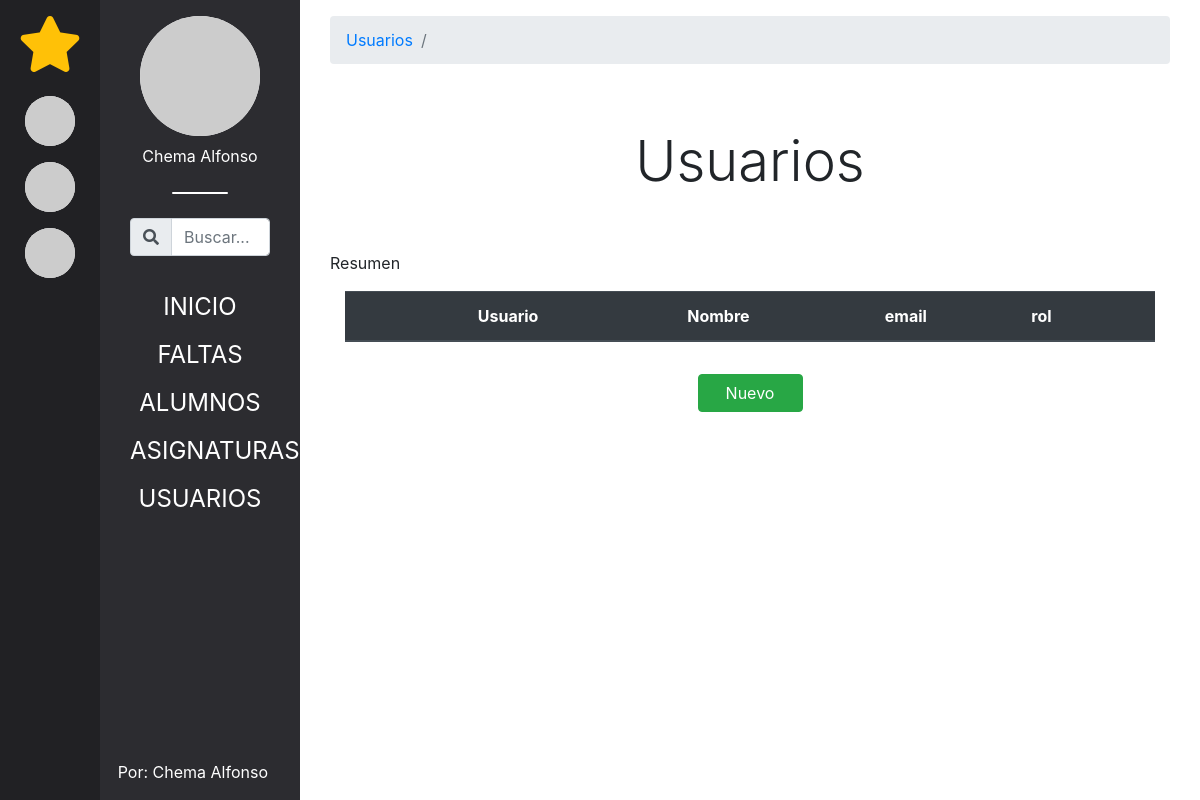
The app's page /?controller=usuario&action=main, older data.
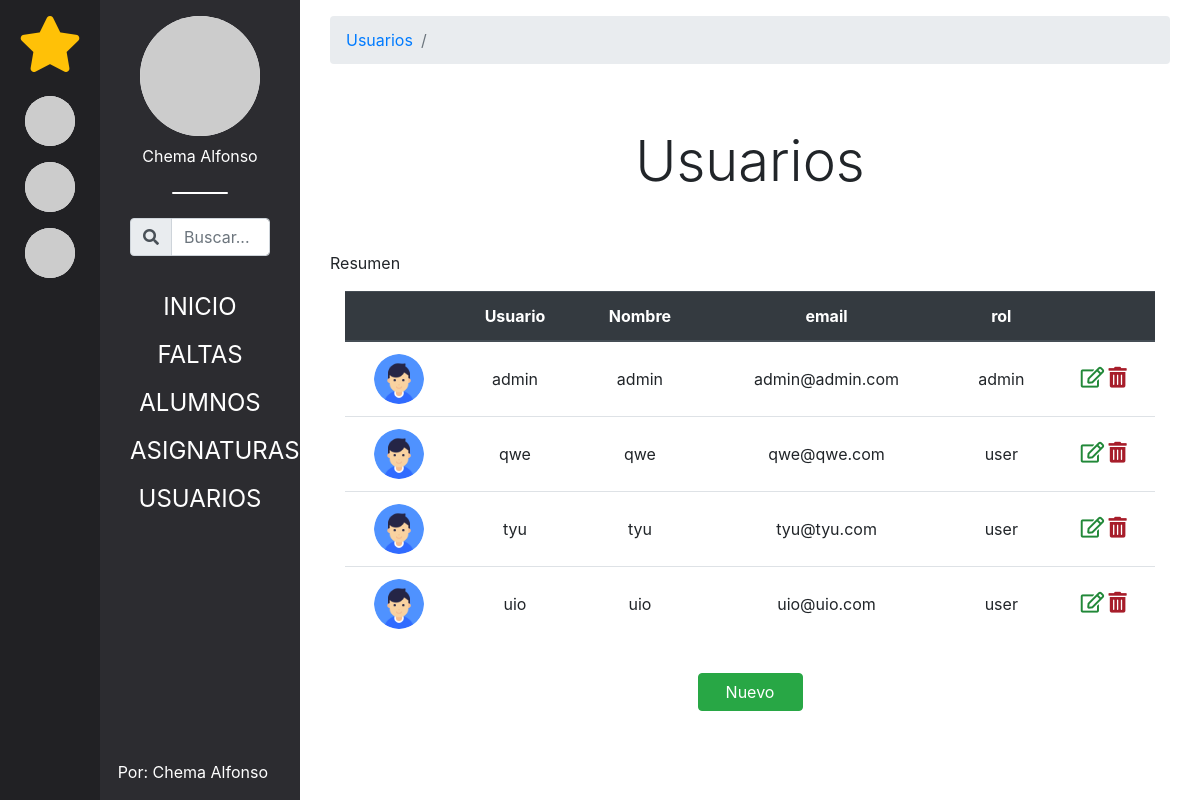
The same page, newer data.
### tables this page shows
CREATE TABLE IF NOT EXISTS usuarios(
    id        int(11) auto_increment,
    nickname  varchar(150) UNIQUE,
    nombre    varchar(150),
    apellidos varchar(150),
    email     varchar(200) UNIQUE,
    password  varchar(255),
    favoritos varchar(255),
    role_id   int(1) DEFAULT 1,
    img       varchar(255),
CONSTRAINT pk_usuarios PRIMARY KEY (id),
CONSTRAINT fk_usuarios_role FOREIGN KEY (role_id) REFERENCES roles (code)
);

CREATE TABLE IF NOT EXISTS roles(
    id        int(11) auto_increment,
    code      int(1) UNIQUE,
    nombre    varchar(150),
CONSTRAINT pk_roles PRIMARY KEY (id)
);

### index.php (called while the page is built, shortened)
<?php
require_once 'models/Router.php';
require_once 'views/shared/header.php';
     require_once 'views/shared/favs.php';
     require_once 'views/shared/aside.php';
     require_once 'views/shared/main.php';
 require_once 'views/shared/footer.php';

### models/Router.php (called while the page is built, shortened)
<?php
class Router{
    private $redirect;
    public function setredirect(){
        if ( isset($_GET['controller']) ){
            $this->redirect = filter_var($_GET['controller'], FILTER_SANITIZE_STRING).'s';
            $this->redirect == 'mains' ? $this->redirect = 'Inicio' : '';
        } else {
            $this->redirect = 'Inicio';
        }
    }
    public function navigator(){
        if ( isset($_GET['controller']) ){
            if ( isset($_GET['action']) ){
                $action = filter_var($_GET['action'], FILTER_SANITIZE_STRING);
            } else {
                $action = 'main';
            }
        } else {
            $controller = 'mainController';
            $action = 'main';
        }
        $ctrl = new $controller();
        $ctrl->$action();
    }
    public function getBreadcrums(){
        $arr = explode( '/', $this->redirect );
        return $arr;
    }
}

### controllers/usuarioController.php (called while the page is built, shortened)
<?php
class UsuarioController{
    public function main(){
        $usr = new Usuario();
        $usr->Usuarios();
        require_once 'views/usuarios/usuarios.php';
    }
}

### db/DbConf.php (called while the page is built)
<?php
abstract class DbConfig{
    private $server = 'localhost';
    private $db = 'faltasdeasistencia';
    private $usr = 'root';
    private $psw = '';
    private $port = '3306';
    protected function getServer(){ return $this->server; }
    protected function getDb(){ return $this->db; }
    protected function getUsr(){ return $this->usr; }
    protected function getPsw(){ return $this->psw; }
    protected function getPort(){ return $this->port; }
}

### db/db.php (called while the page is built, shortened)
<?php
require_once 'DbConf.php';
class Db extends DbConfig{
    private $conn;
    public function __construct(){
        try
        {
            $cadena = 'mysql:host=' . $this->getServer() .
                      ';dbname='    . $this->getDb() .
                      ';port='      . $this->getPort();
            $this->conn = new PDO( $cadena, $this->getUsr(), $this->getPsw() );
            $this->conn->exec('SET CHARACTER SET utf8');
            $this->conn->setAttribute(PDO::ATTR_ERRMODE,
                                     PDO::ERRMODE_EXCEPTION);
        }
        catch(PDOExcerption $e)
        {
            $this->error = 'No se ha podido establecer la conexión: ' .
                           $e->getMessage();
        }
    }
    public function seleccionar( $sql ){
        $sent = $this->conn->prepare( $sql );
        $sent->execute();
        $this->filas = $sent->fetchAll( PDO::FETCH_OBJ );
        if ( $this->filas == null)
            return false;
        return true;
    }
}

### models/Usuario.php (called while the page is built, shortened)
<?php
require_once 'db/db.php';
class Usuario extends Db{
    public function Usuarios()
    {
        return $this->seleccionar("SELECT u.*, r.nombre as rol FROM usuarios u INNER JOIN roles r ON u.role_id = r.code ORDER BY nombre");
    }
}

### views/usuarios/usuarios.php (the view)
<div class="container-fluid">
    <div class="row">
    <table class="table text-center">
        <thead class="thead-dark">
            <tr scope=row>
                <th></th>
                <th>Usuario</th>
                <th>Nombre</th>
                <th>email</th>
                <th>rol</th>
                <th></th>
            </tr>
        </thead>
        <?php foreach ($usr->filas as $fila):?>
            <tr scope=row>
                <td class=" align-middle">
                    <div class="circulo">
                        <img src="<?= $fila->img; ?>" alt="<?= $fila->nickname; ?>" title="<?= $fila->nickname; ?>">
                    </div>
                </td>
                <td class=" align-middle"><?= $fila->nickname; ?></td>
                <td class=" align-middle"><?= $fila->nombre; ?></td>
                <td class=" align-middle"><?= $fila->email; ?></td>
                <td class=" align-middle"><?= $fila->rol; ?></td>
                <td class=" align-middle">
                      <a href="" class="far fa-edit modificador"></a>
                      <a href="" class="fas fa-trash-alt borrador"></a>
                </td>
            </tr>
        <?php endforeach;?>
    </table>
    </div>
    <div class="row">
        <div class="col-2 offset-5 justify-content-center">
            <a class="d-block my-3 btn btn-success" href="">Nuevo</a>
        </div>
    </div>
</div>

### views/shared/header.php (shortened to what this page needs)
<!DOCTYPE html>
<html lang="es">
<head>
    <link rel="stylesheet" href="https://stackpath.bootstrapcdn.com/bootstrap/4.3.1/css/bootstrap.min.css">
    <link rel="stylesheet" href="./assets/css/mainStyles.css" type="text/css">
    <link rel="stylesheet" href="https://use.fontawesome.com/releases/v5.8.1/css/all.css">
</head>
<body>
    <div class="container-fluid blackBg vh-100">
        <div class="row">

### views/shared/favs.php
<div class="col-1 text-white text-center blackDarkBg py-3 vh-100">
    <p class="fas fa-star display-4 text-warning"></p>
    <div class="row">
        <div class="col-12 py-2">
            <div class="circulo">
                <a href="">
                    <img src="https://picsum.photos/200/200?image=3" alt="">
                </a>
            </div>
        </div>
    </div>
    <div class="row">
        <div class="col-12 py-2">
            <div class="circulo">
                <a href="">
                    <img src="https://picsum.photos/200/200?image=4" alt="">
                </a>
            </div>
        </div>
    </div>
    <div class="row">
        <div class="col-12 py-2">
            <div class="circulo">
                <a href="">
                    <img src="https://picsum.photos/200/200/?random?image=2" alt="">
                </a>
            </div>
        </div>
    </div>
</div>

### views/shared/aside.php (shortened to what this page needs)
<div class="col-2 text-white text-center sidebar py-3  vh-100">
    <div class="container-fluid">
        <div class="row">
            <div id="favLogoText" class="col-12">
                <div class="circulo circuloExtraGrande">
                    <a href="">
                        <img src="https://picsum.photos/200/200?image=8" alt="">
                    </a>
                </div>
                <a class="text-white" href="">
                    <p class="mt-2">Chema Alfonso</p>
                </a>
            </div>
        </div>
        <div class="row">
            <div class="col-12 search">
                <form action="?controller=search&action=main">
                    <div class="form-group">
                        <div class="input-group">
                            <div class="input-group-prepend">
                                <div class="input-group-text"><i class="fas fa-search"></i></div>
                            </div>
                            <input type="text" class="form-control" name="search"  placeholder="Buscar...">
                        </div>
                    </div>
                </form>
            </div>
        </div>
        <div class="row">
            <div class="col-12 mainLinksContainer">
                <ul>
                    <li><a href="?controller=main&action=main">INICIO</a></li>
                    <li><a href="?controller=falta&action=main">FALTAS</a></li>
                    <li><a href="?controller=alumno&action=main">ALUMNOS</a></li>
                    <li><a href="?controller=asignatura&action=main">ASIGNATURAS</a></li>
                    <li><a href="?controller=usuario&action=main">USUARIOS</a></li>
                </ul>
            </div>
        </div>
        <div class="row copy">
            <div class="col-12">
                <a class="text-white" target="_blank" href="https://github.com/ChemaAlfonso/Gestion-de-asistencia">
                    <p> Por: Chema Alfonso</p>
                </a>
            </div>
        </div>
    </div>
</div>

### views/shared/main.php
<div class="col-9 blackBg mainBody py-3 vh-100 overflow-auto bg-white">
    <div class="container-fluid">
        <?php
            $router = new Router();
            $router->setredirect();
            $breadcrums = $router->getBreadcrums();
            require_once 'views/shared/breadcrums.php';
            require_once 'views/shared/mainTitle.php';
        ?>
        <div class="container-fluid">
            <?php
                $router->navigator();
            ?>
        </div>
    </div>
</div>

### views/shared/breadcrums.php
<div class="row">
    <div class="col-12">
        <nav class="breadcrumb text-white">
            <?php foreach( $breadcrums as $breadcrum ) : ?>
                <a class="breadcrumb-item" href="#"><?= $breadcrum == 'shared' ? 'Inicio' : ucfirst($breadcrum); ?></a>
            <?php endforeach; ?>
            <span class="breadcrumb-item active"></span>
        </nav>
    </div>
</div>

### views/shared/mainTitle.php
<div class="row align-items-center">
    <header class="col-12 m-auto bg-white text-center pt-5">
            <h2 id="mainTitle" class="display-4"><?= ucfirst($breadcrum); ?></h2>
            <p id="mainTitle" class="text-left pt-5">Resumen</p>
    </header>
</div>

### views/shared/footer.php (shortened to what this page needs)
        </div>
</div>
</body>
</html>

### assets/css/mainStyles.css (style rules this page uses)
* { margin: 0; padding: 0; }
ul li { list-style: none; }
a { transition: all .3s; }
.blackBg { background: #2C2C30; }
.blackDarkBg { background: #212124; }
.circulo, .circuloGrande { background: #fff; width: 50px; height: 50px; border-radius: 50%; margin: auto; color: #212124; overflow: hidden; position: relative; }
.circuloExtraGrande { width: 120px; height: 120px; }
.circulo img { height: 50px; min-width: 50px; }
.circuloExtraGrande img { height: 120px; min-width: 120px; }
.copy { position: absolute; bottom: 0; right: 2em; }
#favLogoText::after { content: ''; display: block; height: 2px; width: 40%; margin: auto; background: #fff; margin-top: 1.5em; border-radius: 8px; }
.mainLinksContainer { margin-top: 10%; }
.mainLinksContainer a { color: #fff; display: block; margin-bottom: .5em; font-size: 1.5em; }
.modificador, .borrador { font-size: 1.3em; }
.modificador { color: rgb(33, 136, 56); }
.borrador { color: rgb(167, 29, 42); }

Row changes from the older to the newer data that the page shows:
now on this page (row edited): usuarios: img (placeholder picture), nickname "admin", nombre "admin", email "admin@admin.com", roles.nombre "admin"
now on this page (row edited): usuarios: img (placeholder picture), nickname "qwe", nombre "qwe", email "qwe@qwe.com", roles.nombre "user"
now on this page (row edited): usuarios: img (placeholder picture), nickname "tyu", nombre "tyu", email "tyu@tyu.com", roles.nombre "user"
now on this page (row edited): usuarios: img (placeholder picture), nickname "uio", nombre "uio", email "uio@uio.com", roles.nombre "user"
